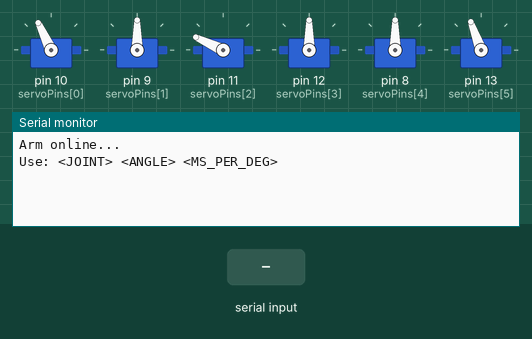
This sketch was run on a simulated Arduino Uno, built with avr-gcc and run on an emulated ATmega328P. On the bench: 6 × servo, the last lines printed to the serial monitor. The test bench sets the inputs (shaded band).

Above: at 1.2 s.
1.3 s: "90 45\n" received over Serial
At 2.2 s:
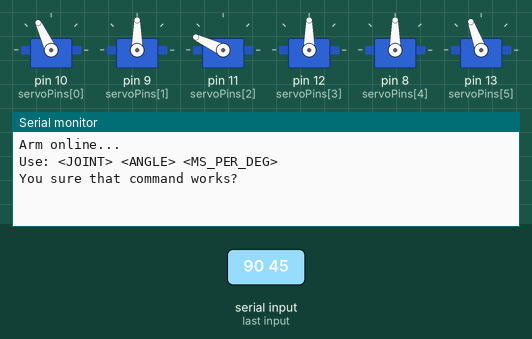
2.8 s: "1 90 45\n" received over Serial
At 3.4 s:
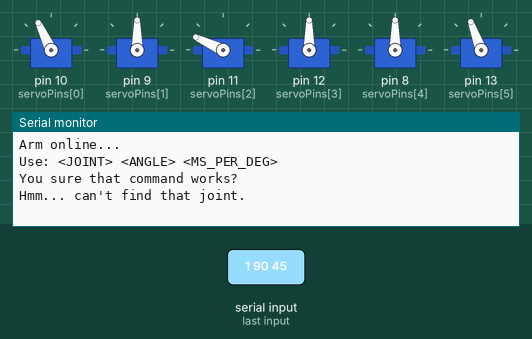

The sketch:

code.ino
```cpp
#include <Servo.h>

const int num_joint = 6;

Servo joints[num_joint];
int servoPins[num_joint] = {10, 9, 11, 12, 8, 13};
int currentAngles[num_joint] = {115, 90, 155, 90, 90, 110};

String jointNames[num_joint] = {
  "BASE", "SHOULDER", "ELBOW", "FOREARM", "WRIST", "HAND"
};

void setup() {
  Serial.begin(9600);

  for (int i = 0; i < num_joint; i++) {
    joints[i].attach(servoPins[i]);
    joints[i].write(currentAngles[i]);
  }

  Serial.println("Arm online...");
  Serial.println("Use: <JOINT> <ANGLE> <MS_PER_DEG>");
}

void loop() {
  if (Serial.available()) {
    String cmd = Serial.readStringUntil('\n');
    cmd.trim();
    if (cmd.length()) handleCommand(cmd);
  }
}

void moveServo(int joint, int targetAngle, int stepDelay) {
  targetAngle = constrain(targetAngle, 0, 180);

  int current = currentAngles[joint];
  int step = (targetAngle > current) ? 1 : -1;

  for (int pos = current; pos != targetAngle; pos += step) {
    joints[joint].write(pos);
    delay(stepDelay);
  }

  joints[joint].write(targetAngle);
  currentAngles[joint] = targetAngle;
}

void handleCommand(String cmd) {
  int s1 = cmd.indexOf(' ');
  int s2 = cmd.indexOf(' ', s1 + 1);

  if (s1 < 0 || s2 < 0) {
    Serial.println("You sure that command works?");
    return;
  }

  String jointName = cmd.substring(0, s1);
  int angle = cmd.substring(s1 + 1, s2).toInt();
  int speed = cmd.substring(s2 + 1).toInt();

  int idx = -1;
  for (int i = 0; i < num_joint; i++) {
    if (jointNames[i].equalsIgnoreCase(jointName)) {
      idx = i;
      break;
    }
  }

  if (idx == -1) {
    Serial.println("Hmm... can't find that joint.");
    return;
  }

  if (speed < 1) speed = 1;

  moveServo(idx, angle, speed);

  Serial.print(jointNames[idx]);
  Serial.print(": ");
  Serial.print(angle);
  Serial.print(" (");
  Serial.print(speed);
  Serial.println(" ms/deg)");
}
```

Measured:
- after the input at 1.3 s, the serial monitor: prints a new line at once (image 1)
- after the input at 2.8 s, the serial monitor: prints a new line at once (image 2)
